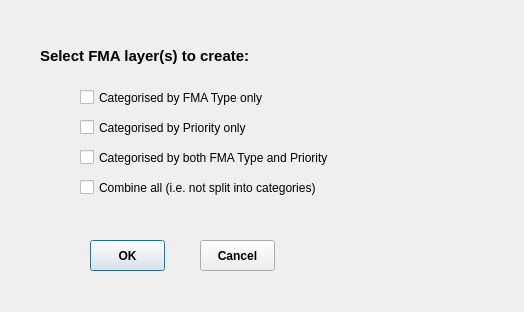
<?xml version="1.0" encoding="UTF-8"?>
<ui version="4.0">
 <class>SelectFMAGroupingDialog</class>
 <widget class="QDialog" name="SelectFMAGroupingDialog">
  <property name="geometry">
   <rect>
    <x>0</x>
    <y>0</y>
    <width>524</width>
    <height>312</height>
   </rect>
  </property>
  <property name="windowTitle">
   <string>FMA Grouping</string>
  </property>
  <property name="modal">
   <bool>true</bool>
  </property>
  <widget class="QLabel" name="label">
   <property name="geometry">
    <rect>
     <x>40</x>
     <y>30</y>
     <width>401</width>
     <height>51</height>
    </rect>
   </property>
   <property name="font">
    <font>
     <pointsize>11</pointsize>
     <weight>75</weight>
     <bold>true</bold>
    </font>
   </property>
   <property name="text">
    <string>Select FMA layer(s) to create:</string>
   </property>
  </widget>
  <widget class="QCheckBox" name="chk_by_type">
   <property name="geometry">
    <rect>
     <x>80</x>
     <y>85</y>
     <width>321</width>
     <height>25</height>
    </rect>
   </property>
   <property name="text">
    <string>Categorised by FMA Type only</string>
   </property>
  </widget>
  <widget class="QCheckBox" name="chk_by_priority">
   <property name="geometry">
    <rect>
     <x>80</x>
     <y>115</y>
     <width>261</width>
     <height>25</height>
    </rect>
   </property>
   <property name="text">
    <string>Categorised by Priority only</string>
   </property>
  </widget>
  <widget class="QCheckBox" name="chk_by_type_n_priority">
   <property name="geometry">
    <rect>
     <x>80</x>
     <y>145</y>
     <width>401</width>
     <height>25</height>
    </rect>
   </property>
   <property name="text">
    <string>Categorised by both FMA Type and Priority</string>
   </property>
  </widget>
  <widget class="QCheckBox" name="chk_combine_all">
   <property name="geometry">
    <rect>
     <x>80</x>
     <y>175</y>
     <width>361</width>
     <height>25</height>
    </rect>
   </property>
   <property name="text">
    <string>Combine all (i.e. not split into categories)</string>
   </property>
  </widget>
  <widget class="QPushButton" name="btn_go">
   <property name="geometry">
    <rect>
     <x>90</x>
     <y>240</y>
     <width>75</width>
     <height>31</height>
    </rect>
   </property>
   <property name="font">
    <font>
     <weight>75</weight>
     <bold>true</bold>
    </font>
   </property>
   <property name="text">
    <string>OK</string>
   </property>
  </widget>
  <widget class="QPushButton" name="btn_stop">
   <property name="geometry">
    <rect>
     <x>200</x>
     <y>240</y>
     <width>75</width>
     <height>31</height>
    </rect>
   </property>
   <property name="font">
    <font>
     <weight>75</weight>
     <bold>true</bold>
    </font>
   </property>
   <property name="text">
    <string>Cancel</string>
   </property>
  </widget>
 </widget>
 <resources/>
 <connections/>
</ui>
